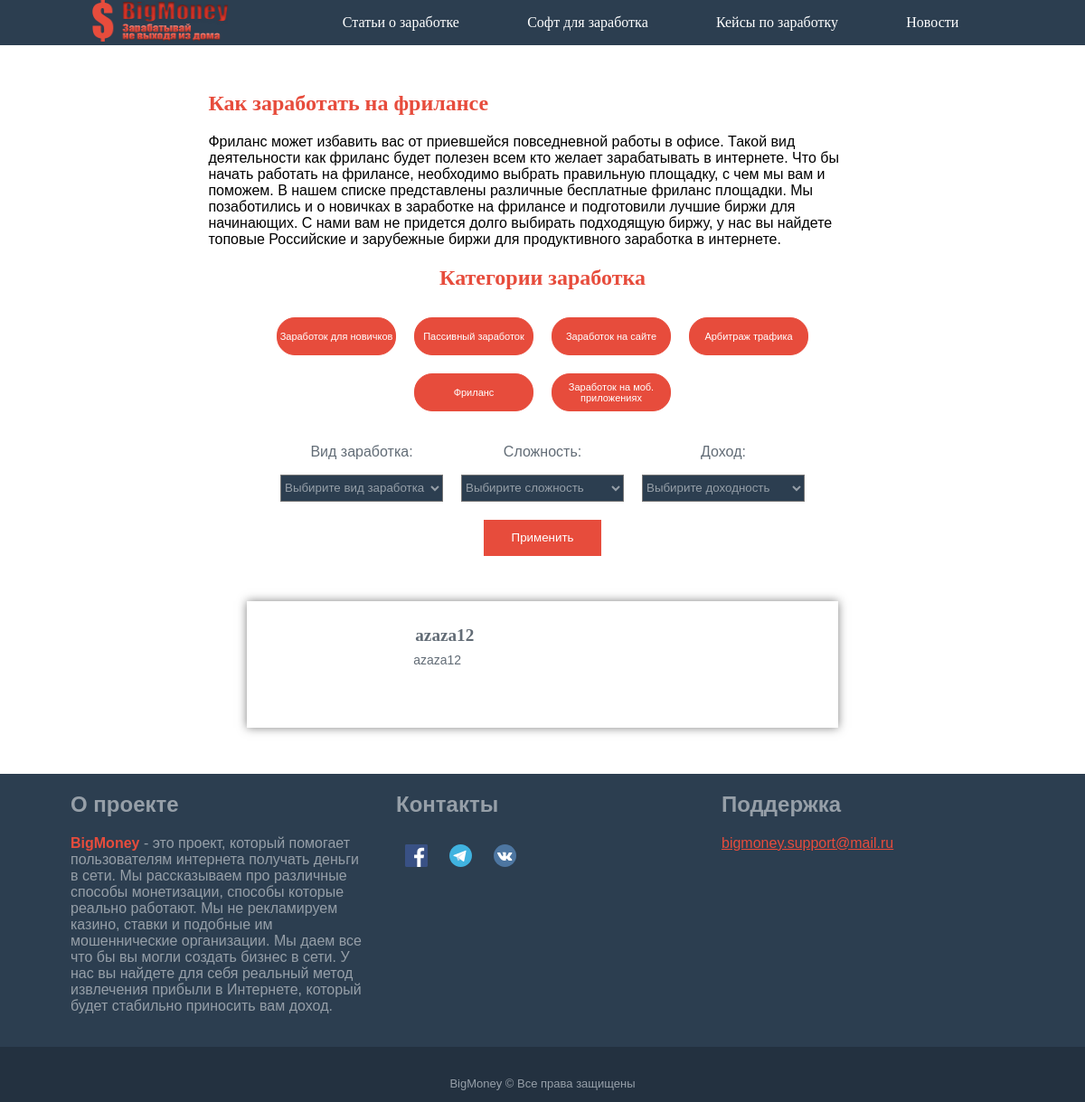
The page /post/freelance/index.php on the database as committed earlier.
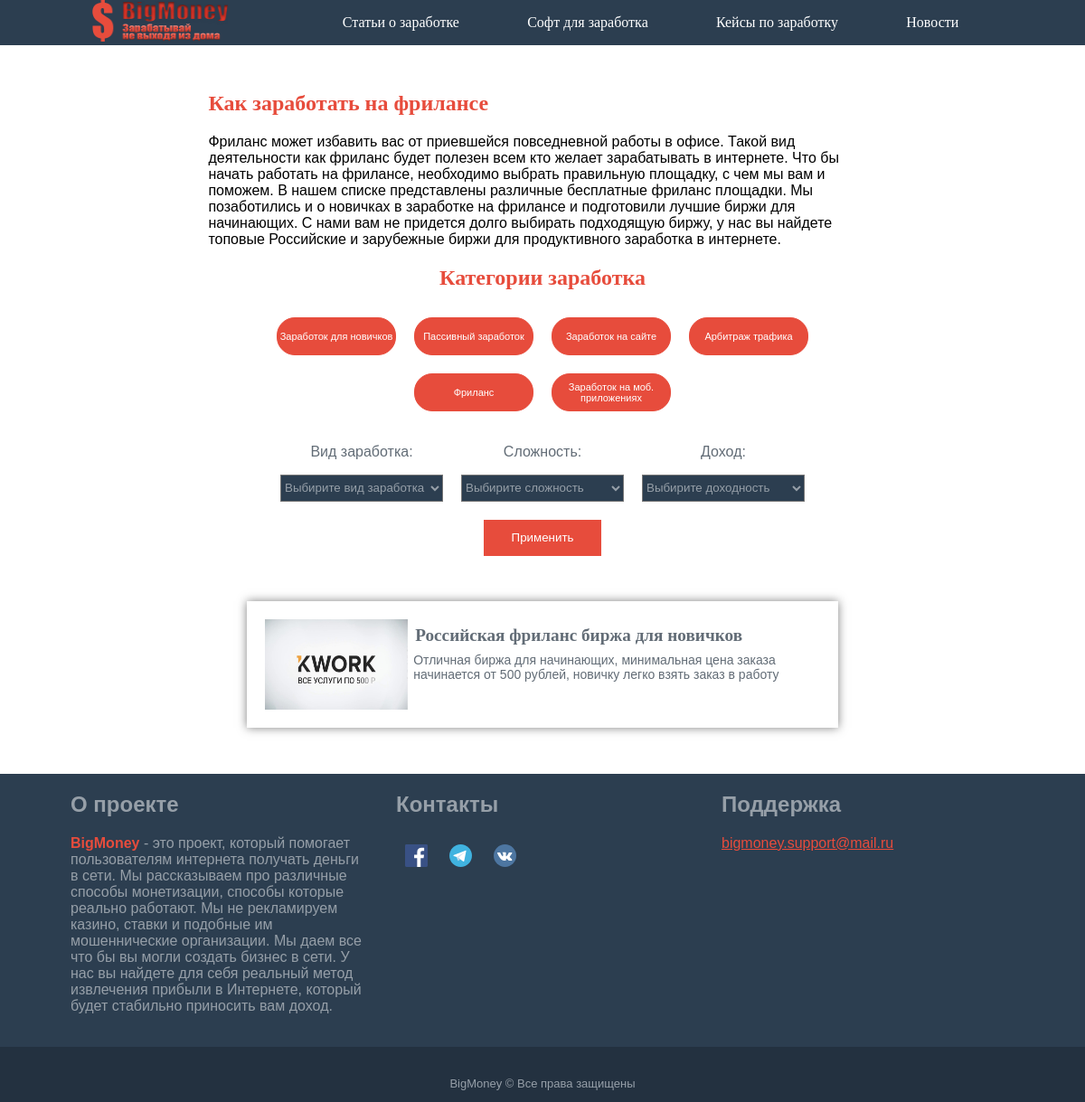
The same page on the database as committed later.
### tables this page shows
CREATE TABLE `post` (
  `id` int(11) NOT NULL,
  `name` varchar(64) NOT NULL,
  `title-braus` varchar(70) DEFAULT NULL,
  `description-braus` varchar(140) DEFAULT NULL,
  `title-katalog` varchar(60) NOT NULL,
  `description-katalog` varchar(120) NOT NULL,
  `one-title-page` varchar(56) DEFAULT NULL,
  `two-title-page` varchar(56) DEFAULT NULL,
  `one-text` text,
  `two-text` text,
  `image` text,
  `linkPartner` text,
  `plus` text,
  `minus` text,
  `money-level` varchar(56) DEFAULT NULL,
  `hard-level` varchar(56) DEFAULT NULL,
  `date` date DEFAULT NULL,
  `coments` text,
  `site` varchar(16) DEFAULT NULL,
  `freelance` varchar(16) DEFAULT NULL,
  `arbit` varchar(16) DEFAULT NULL,
  `type` varchar(56) DEFAULT NULL,
  `newUser` varchar(16) DEFAULT NULL,
  `passiv` varchar(16) DEFAULT NULL,
  `mob` varchar(16) DEFAULT NULL
);

### src/post/freelance/index.php (the view, shortened to what the changed rows need)
<!DOCTYPE html>
<html>
<head>
	<link rel="stylesheet" type="text/css" href="../css/style.css">
	<link rel="stylesheet" type="text/css" href="../css/modification.css">
</head>
<body>
<form method="POST" action=<?php echo $_SERVER['PHP_SELF'];?> enctype="multipart/form-data">
	<section class="container">
		<div class="text katalog-text">
			<h1 class="text__title">Как заработать на фрилансе</h1>
		</div>
		<center>
		<div class="categories">
			<h2 class="categories__title">Категории заработка</h2>
		</div>
		<div class="content">
			<?php
				$conect = mysqli_connect('localhost','root','','posting');
				if(isset($_POST['go'])){
				$hard= mysqli_real_escape_string($conect, trim($_POST['hard']));
				$money= mysqli_real_escape_string($conect, trim($_POST['money']));
				$type = mysqli_real_escape_string($conect, trim($_POST['type']));
				$state = mysqli_query($conect,"SELECT `name`, `image`, `title-katalog`, `description-katalog`, `money-level`, `hard-level`, `type` FROM `post` WHERE `freelance` = 'on'");
					while ($result_state  = mysqli_fetch_array($state)){
						$img = str_replace("/post","",$result_state['image']);
						if(($result_state['type'] == $type && $hard == 'Выбирите сложность' && $money == 'Выбирите доходность') || ($result_state['type'] == $type && $hard == $result_state['hard-level'] && $money == $result_state['money-level']) || ($result_state['type'] == $type && $hard == $result_state['hard-level']) || ($result_state['type'] == $type && $money == $result_state['money-level']) || ($type == 'Выбирите вид заработка' && $hard == $result_state['hard-level'] && $money == 'Выбирите доходность') || ($type == 'Выбирите вид заработка' && $hard == $result_state['hard-level'] && $money == $result_state['money-level']) || ($type == 'Выбирите вид заработка' && $hard == 'Выбирите сложность' && $money == $result_state['money-level']) ){
							echo
								'<a href="./'.$result_state['name'].'.php">
								<div class="content__element">
									<div class="content__img" id="imag" style="background-image:url(.'.$img.')"></div>
										<div class="content__text">
											<h2 class="content__title">'.$result_state['title-katalog'].'</h2>
											<p class="content__descript">'.$result_state['description-katalog'].'</p>
										</div>
									</div>
									</a>';
						}if($money == 'Выбирите доходность' && $hard == 'Выбирите сложность' && $type == 'Выбирите вид заработка'){
							echo
								'<a href="./'.$result_state['name'].'.php">
								<div class="content__element">
									<div class="content__img" style="background-image:url(.'.$img.')"></div>
									<div class="content__text">
										<h2 class="content__title">'.$result_state['title-katalog'].'</h2>
										<p class="content__descript">'.$result_state['description-katalog'].'</p>
									</div>
								</div>
								</a>';
						}
					}
				}else{
					$state = mysqli_query($conect,"SELECT `name`, `image`, `title-katalog`, `description-katalog`, `money-level`, `hard-level`, `type` FROM `post` WHERE `freelance` = 'on'");
					while ($result_state  = mysqli_fetch_array($state)){
					$img = str_replace("/post","",$result_state['image']);
					echo
						'<a href="./'.$result_state['name'].'.php">
						<div class="content__element">
							<div class="content__img" style="background-image:url(.'.$img.')"></div>
							<div class="content__text">
								<h2 class="content__title">'.$result_state['title-katalog'].'</h2>
								<p class="content__descript">'.$result_state['description-katalog'].'</p>
							</div>
						</div>
						</a>';
					}
				}
			?>
		</div>
		</center>
	</section>
	<footer class="footer">
		<div class="footer__center">
			<div class = "footer__element">
				<h2 class="footer__text">О проекте</h2>
			</div>
			<div class = "footer__element">
				<h2 class="footer__text">Контакты</h2>
			</div>
			<div class = "footer__element">
				<h2 class="footer__text">Поддержка</h2>
			</div>
		</div>
	</footer>
</form>
</body>
</html>

Rows that differ between the two databases and show on the page:
removed post: value "azaza12"
added post: image (picture), value "Российская фриланс биржа для новичков", value "Отличная биржа для начинающих, минимальная цена заказа начинается от 500 рублей, новичку легко взять заказ в работу"
